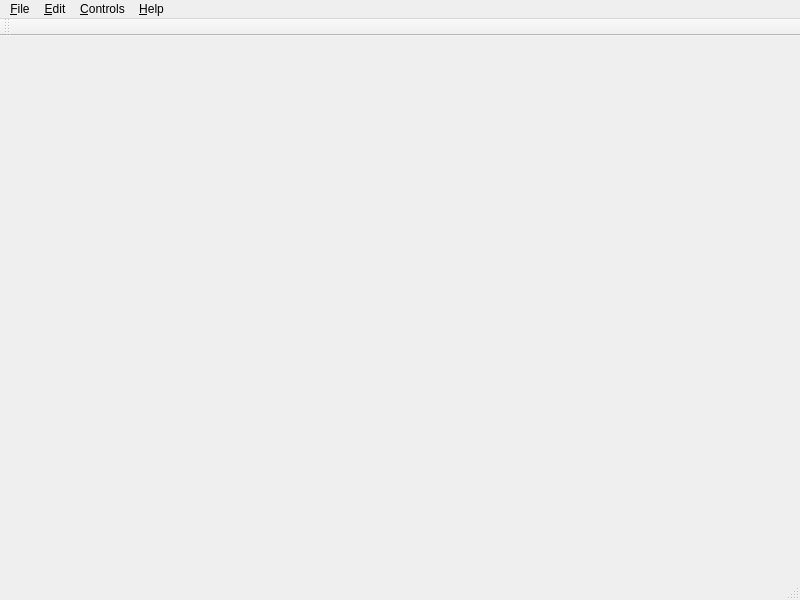
<?xml version="1.0" encoding="UTF-8"?>
<ui version="4.0">
 <class>TMediaPlayer</class>
 <widget class="QMainWindow" name="TMediaPlayer">
  <property name="geometry">
   <rect>
    <x>0</x>
    <y>0</y>
    <width>800</width>
    <height>600</height>
   </rect>
  </property>
  <property name="minimumSize">
   <size>
    <width>400</width>
    <height>300</height>
   </size>
  </property>
  <property name="windowTitle">
   <string>TMediaPlayer</string>
  </property>
  <widget class="QWidget" name="centralwidget">
   <layout class="QGridLayout" name="gridLayout" rowstretch="0">
    <property name="margin">
     <number>0</number>
    </property>
    <property name="spacing">
     <number>0</number>
    </property>
   </layout>
  </widget>
  <widget class="QMenuBar" name="menubar">
   <property name="geometry">
    <rect>
     <x>0</x>
     <y>0</y>
     <width>800</width>
     <height>21</height>
    </rect>
   </property>
   <widget class="QMenu" name="menu_Fichier">
    <property name="title">
     <string>&amp;File</string>
    </property>
    <widget class="QMenu" name="menuImport">
     <property name="title">
      <string>Import</string>
     </property>
     <addaction name="actionImportITunes"/>
     <addaction name="actionImportSongbird"/>
    </widget>
    <addaction name="actionNewPlayList"/>
    <addaction name="actionNewDynamicPlayList"/>
    <addaction name="actionNewFolder"/>
    <addaction name="separator"/>
    <addaction name="actionAddFiles"/>
    <addaction name="actionAddFolder"/>
    <addaction name="menuImport"/>
    <addaction name="separator"/>
    <addaction name="actionInformations"/>
    <addaction name="actionOpenInExplorer"/>
    <addaction name="separator"/>
    <addaction name="actionQuit"/>
    <addaction name="separator"/>
   </widget>
   <widget class="QMenu" name="menuEdit">
    <property name="title">
     <string>&amp;Edit</string>
    </property>
    <addaction name="actionSelectAll"/>
    <addaction name="actionSelectNone"/>
    <addaction name="separator"/>
    <addaction name="actionPreferences"/>
   </widget>
   <widget class="QMenu" name="menuControls">
    <property name="title">
     <string>&amp;Controls</string>
    </property>
    <addaction name="actionPlay"/>
    <addaction name="actionStop"/>
    <addaction name="separator"/>
    <addaction name="actionPrevious"/>
    <addaction name="actionNext"/>
    <addaction name="separator"/>
    <addaction name="actionShuffle"/>
    <addaction name="actionRepeat"/>
    <addaction name="separator"/>
    <addaction name="actionEqualizer"/>
   </widget>
   <widget class="QMenu" name="menuHelp">
    <property name="title">
     <string>&amp;Help</string>
    </property>
    <addaction name="actionAboutQt"/>
   </widget>
   <addaction name="menu_Fichier"/>
   <addaction name="menuEdit"/>
   <addaction name="menuControls"/>
   <addaction name="menuHelp"/>
  </widget>
  <widget class="QStatusBar" name="statusbar"/>
  <widget class="QToolBar" name="toolBar">
   <property name="windowTitle">
    <string>Controls</string>
   </property>
   <property name="allowedAreas">
    <set>Qt::BottomToolBarArea|Qt::TopToolBarArea</set>
   </property>
   <property name="floatable">
    <bool>false</bool>
   </property>
   <attribute name="toolBarArea">
    <enum>TopToolBarArea</enum>
   </attribute>
   <attribute name="toolBarBreak">
    <bool>false</bool>
   </attribute>
  </widget>
  <action name="actionAddFiles">
   <property name="text">
    <string>Add files to library...</string>
   </property>
  </action>
  <action name="actionQuit">
   <property name="text">
    <string>E&amp;xit</string>
   </property>
  </action>
  <action name="actionNewPlayList">
   <property name="text">
    <string>New playlist...</string>
   </property>
  </action>
  <action name="actionNewDynamicPlayList">
   <property name="text">
    <string>New dynamic playlist...</string>
   </property>
  </action>
  <action name="actionInformations">
   <property name="text">
    <string>Informations...</string>
   </property>
  </action>
  <action name="actionAddFolder">
   <property name="text">
    <string>Add folder to library...</string>
   </property>
  </action>
  <action name="actionOpenInExplorer">
   <property name="text">
    <string>Show in explorer</string>
   </property>
  </action>
  <action name="actionSelectAll">
   <property name="text">
    <string>Select all</string>
   </property>
  </action>
  <action name="actionSelectNone">
   <property name="text">
    <string>Select none</string>
   </property>
  </action>
  <action name="actionPlay">
   <property name="text">
    <string>Play</string>
   </property>
   <property name="shortcut">
    <string>Space</string>
   </property>
  </action>
  <action name="actionPause">
   <property name="text">
    <string>Pause</string>
   </property>
  </action>
  <action name="actionStop">
   <property name="text">
    <string>Stop</string>
   </property>
  </action>
  <action name="actionPrevious">
   <property name="text">
    <string>Previous</string>
   </property>
  </action>
  <action name="actionNext">
   <property name="text">
    <string>Next</string>
   </property>
  </action>
  <action name="actionShuffle">
   <property name="checkable">
    <bool>true</bool>
   </property>
   <property name="text">
    <string>Shuffle</string>
   </property>
  </action>
  <action name="actionRepeat">
   <property name="checkable">
    <bool>true</bool>
   </property>
   <property name="text">
    <string>Repeat</string>
   </property>
  </action>
  <action name="actionPreferences">
   <property name="icon">
    <iconset resource="../TMediaPlayer.qrc">
     <normaloff>:/icons/preferences</normaloff>:/icons/preferences</iconset>
   </property>
   <property name="text">
    <string>Preferences...</string>
   </property>
  </action>
  <action name="actionAboutQt">
   <property name="text">
    <string>About Qt...</string>
   </property>
  </action>
  <action name="actionImportITunes">
   <property name="text">
    <string>From iTunes...</string>
   </property>
  </action>
  <action name="actionNewFolder">
   <property name="text">
    <string>New folder...</string>
   </property>
  </action>
  <action name="actionImportSongbird">
   <property name="text">
    <string>From Songbird...</string>
   </property>
  </action>
  <action name="actionEqualizer">
   <property name="text">
    <string>Equalizer...</string>
   </property>
  </action>
 </widget>
 <resources>
  <include location="../TMediaPlayer.qrc"/>
 </resources>
 <connections>
  <connection>
   <sender>actionQuit</sender>
   <signal>triggered()</signal>
   <receiver>TMediaPlayer</receiver>
   <slot>close()</slot>
   <hints>
    <hint type="sourcelabel">
     <x>-1</x>
     <y>-1</y>
    </hint>
    <hint type="destinationlabel">
     <x>399</x>
     <y>299</y>
    </hint>
   </hints>
  </connection>
 </connections>
</ui>
